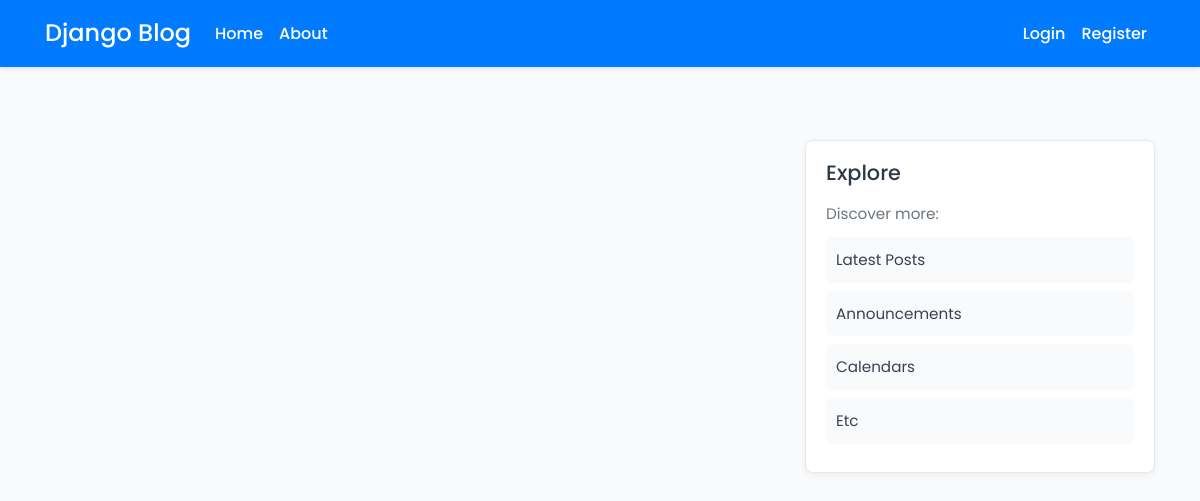
The app's page /, older data.
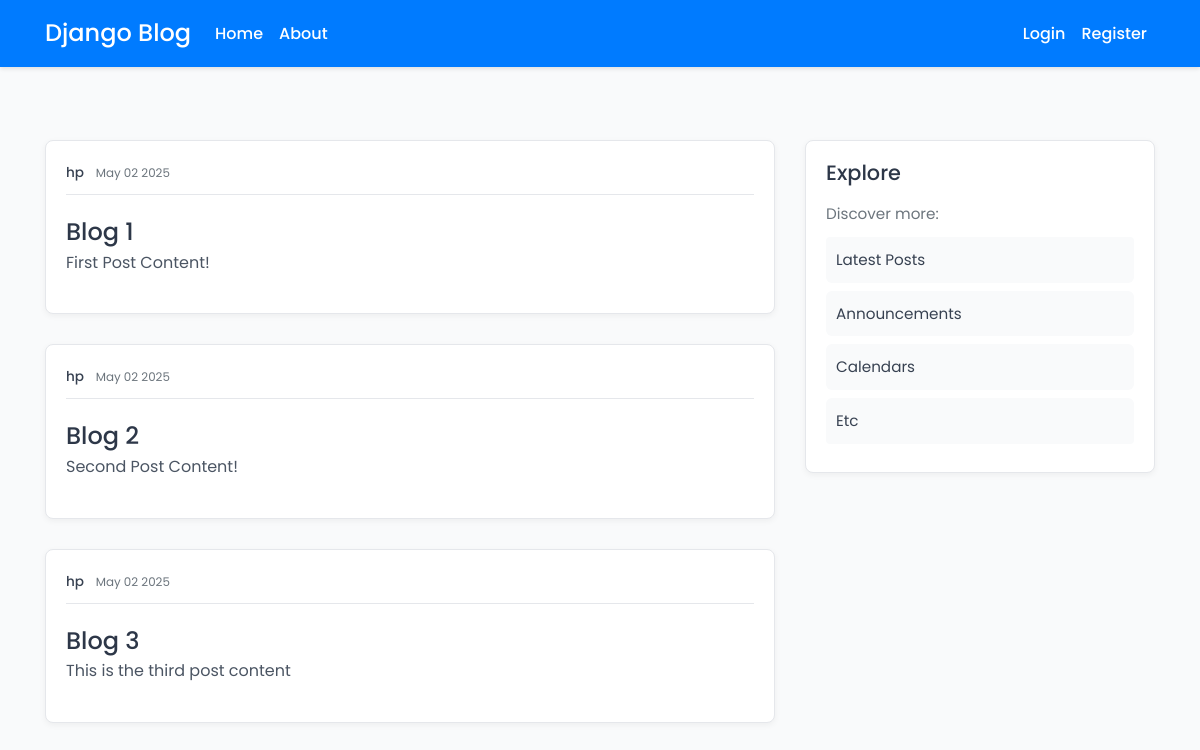
The same page, newer data.
### blog/models.py (models this page shows, shortened)
class Post(models.Model):
    title = models.CharField(max_length=100)
    content = models.TextField()
    date_posted = models.DateTimeField(default=timezone.now)
    author = models.ForeignKey(User, on_delete=models.CASCADE)

### blog/views.py (the view)
# urls.py: path('', views.home, name='blog-home'),
def home(request):
    posts = Post.objects.all()
    context = {
        'posts': posts,
    }
    return render(request, 'blog/home.html', context)

### blog/templates/blog/home.html
{% extends "blog/base.html" %}
{% block content %}
    {% for post in posts %}
        <article class="article-post">
            <div class="article-metadata">
                <a class="mr-2" href="#">{{ post.author }}</a>
                <small class="text-muted">{{ post.date_posted|date:"F d Y" }}</small>
            </div>
            <h2><a class="article-title" href="#">{{ post.title }}</a></h2>
            <p class="article-content">{{ post.content }}</p>
        </article>
    {% endfor %}
{% endblock content %}

### blog/templates/blog/base.html (shortened to what this page needs)
{% load static %}
<!DOCTYPE html>
<html lang="en">
<head>
    <link rel="stylesheet" href="https://cdn.jsdelivr.net/npm/bootstrap@4.6.2/dist/css/bootstrap.min.css">
    <link rel="stylesheet" type="text/css" href="{% static 'blog/main.css' %}">
</head>
<body>
    <header class="site-header">
        <nav class="navbar navbar-expand-md navbar-dark bg-primary fixed-top">
            <div class="container">
                <a class="navbar-brand" href="{% url 'blog-home'%}">Django Blog</a>
                <div class="collapse navbar-collapse" id="navbarToggle">
                    <div class="navbar-nav mr-auto">
                        <a class="nav-item nav-link" href="{% url 'blog-home'%}">Home</a>
                        <a class="nav-item nav-link" href="{% url 'blog-about'%}">About</a>
                    </div>
                    <div class="navbar-nav">
                        <a class="nav-item nav-link" href="#">Login</a>
                        <a class="nav-item nav-link" href="#">Register</a>
                    </div>
                </div>
            </div>
        </nav>
    </header>
    <main role="main" class="container main-content">
        <div class="row">
            <div class="col-md-8">
                {% block content %}{% endblock %}
            </div>
            <div class="col-md-4">
                <div class="content-section">
                    <h3>Explore</h3>
                    <p class="text-muted">Discover more:</p>
                    <ul class="list-group">
                        <li class="list-group-item list-group-item-light">Latest Posts</li>
                        <li class="list-group-item list-group-item-light">Announcements</li>
                        <li class="list-group-item list-group-item-light">Calendars</li>
                        <li class="list-group-item list-group-item-light">Etc</li>
                    </ul>
                </div>
            </div>
        </div>
    </main>
</body>
</html>

### blog/static/blog/main.css (style rules this page uses)
body { font-family: 'Poppins', sans-serif; background: #f9fafb; color: #374151; margin: 0; line-height: 1.7; }
h1, h2, h3, h4, h5, h6 { color: #2d3748; font-weight: 500; }
.navbar { background: #3b82f6; box-shadow: 0 2px 4px rgba(0, 0, 0, 0.1); }
.navbar-brand { font-size: 1.5rem; font-weight: 500; color: #ffffff; transition: color 0.3s ease; }
.site-header .navbar-nav .nav-link { color: #ffffff; font-size: 1rem; font-weight: 500; transition: color 0.3s ease; }
.main-content { padding-top: 140px; padding-bottom: 40px; animation: fadeIn 0.8s ease-in; }
.content-section { background: #ffffff; padding: 20px; border: 1px solid #e5e7eb; border-radius: 8px; box-shadow: 0 2px 6px rgba(0, 0, 0, 0.05); margin-bottom: 30px; transition: transform 0.3s ease; }
.content-section h3 { font-size: 1.3rem; font-weight: 500; margin-bottom: 15px; }
.content-section .text-muted { font-size: 0.95rem; color: #6b7280; margin-bottom: 10px; }
.list-group-item { border: none; background: #f9fafb; border-radius: 6px; font-size: 0.95rem; color: #374151; margin-bottom: 8px; padding: 10px; transition: background-color 0.3s ease; }
.article-post { background: #ffffff; padding: 20px; border: 1px solid #e5e7eb; border-radius: 8px; box-shadow: 0 2px 6px rgba(0, 0, 0, 0.05); margin-bottom: 30px; transition: transform 0.3s ease; }
.article-post h2 { margin: 0; }
.article-title { font-size: 1.5rem; font-weight: 500; color: #2d3748; margin-bottom: 10px; }
.article-content { font-size: 1rem; font-weight: 400; color: #4b5563; line-height: 1.8; }
.article-metadata { font-size: 0.85rem; color: #6b7280; padding-bottom: 10px; margin-bottom: 15px; border-bottom: 1px solid #e5e7eb; }
.article-metadata a { color: #374151; font-weight: 500; }

Row changes from the older to the newer data that the page shows:
added Post: author "hp", date_posted "May 02 2025", title "Blog 1", content "First Post Content!"
added Post: author "hp", date_posted "May 02 2025", title "Blog 2", content "Second Post Content!"
added Post: author "hp", date_posted "May 02 2025", title "Blog 3", content "This is the third post content"
